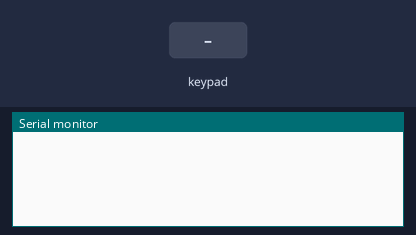
The sketch below on a simulated Arduino Uno, built with avr-gcc and run on an emulated ATmega328P. Parts: the last lines printed to the serial monitor. The inputs (shaded band) are chosen by the test bench.

Above: at 1.2 s.
1.3 s: key '1' pressed
At 2.0 s:
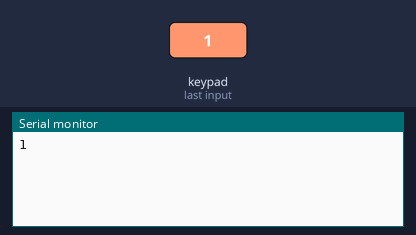
2.8 s: keypad keys 5 4 3 pressed 0.4 s apart
At 5.0 s:
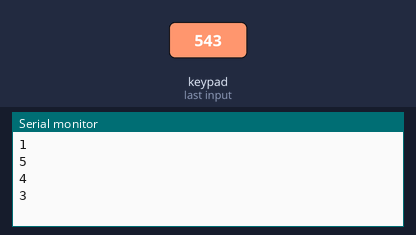
5.5 s: key '2' pressed
At 6.3 s:
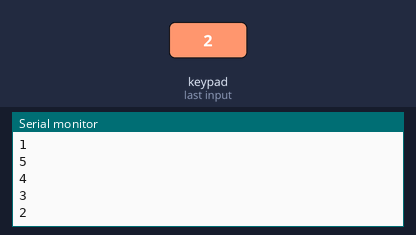
7.0 s: keypad keys 8 7 6 pressed 0.4 s apart
At 8.1 s:
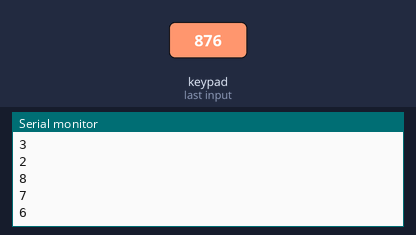
Timing chart, 0 to 10.0 s (numbered marks = the images above; inputs shaded):
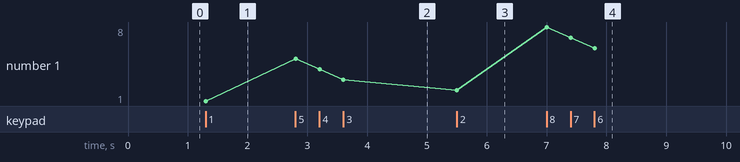

Measured:
- after the input at 1.3 s, the serial monitor: prints a new line at once (image 1)
- after the input at 2.8 s, the serial monitor: prints a new line at once (image 2)
- after the input at 5.5 s, the serial monitor: prints a new line at once (image 3)
- after the input at 7.0 s, the serial monitor: prints a new line at once (image 4)
- plotted number 1: 1 → 3 after the input at 2.8 s, 3 → 2 after the input at 5.5 s, 2 → 6 after the input at 7.0 s

The sketch:

sketch_nov05a.ino
```cpp
#include <Keypad.h>

const byte ROWS = 3; //four rows
const byte COLS = 3; //three columns
char keys[ROWS][COLS] = {
  {'1','2','3'},
  {'4','5','6'},
  {'7','8','9'}
};
byte rowPins[ROWS] = {5, 4, 3}; //connect to the row pinouts of the keypad
byte colPins[COLS] = {8, 7, 6}; //connect to the column pinouts of the keypad

Keypad keypad = Keypad( makeKeymap(keys), rowPins, colPins, ROWS, COLS );


void setup()
{
  // This code will only run once, after each powerup or reset of the board
  Serial.begin(115000);
}

void loop()
{
  char key = keypad.getKey();
  if(key){
    Serial.println(key);
  }
}
```
